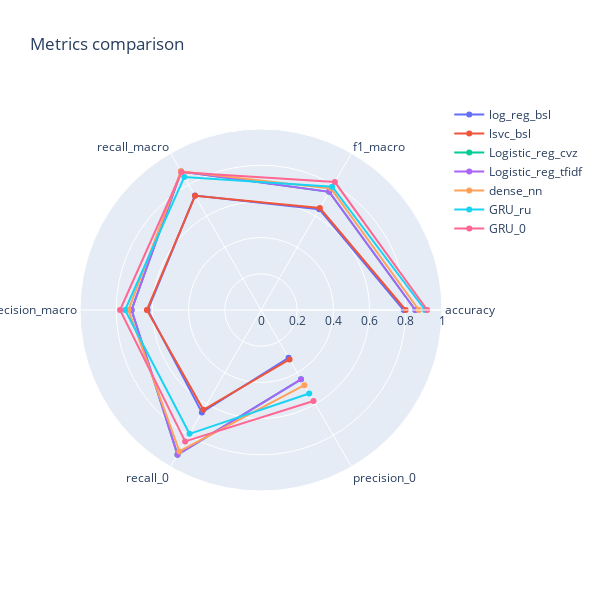

The notebook cell saved with this chart:
### Code cell
# radar chart of "log_reg_bsl", "lsvc_bsl","Logistic_reg_cvz", ...
# ... "Logistic_reg_tfidf", "dense_nn", "GRU_0","GRU_ru" models

# radar chart to compare the 7 models performance
df = data_short.iloc[:, :-2]
plot_radar_mult(df)

### Figure 1 — Plotly figure (JSON) as saved in the notebook; plotly's stock layout.template omitted (floating-point values rounded to 4 significant figures)
{"data": [{"name": "log_reg_bsl", "r": [0.7885, 0.6432, 0.7297, 0.6258, 0.6533, 0.3046], "theta": ["accuracy", "f1_macro", "recall_macro", "precision_macro", "recall_0", "precision_0"], "type": "scatterpolar"}, {"name": "lsvc_bsl", "r": [0.7993, 0.6503, 0.7287, 0.6305, 0.637, 0.3155], "theta": ["accuracy", "f1_macro", "recall_macro", "precision_macro", "recall_0", "precision_0"], "type": "scatterpolar"}, {"name": "Logistic_reg_cvz", "r": [0.8526, 0.7537, 0.8829, 0.7149, 0.9227, 0.442], "theta": ["accuracy", "f1_macro", "recall_macro", "precision_macro", "recall_0", "precision_0"], "type": "scatterpolar"}, {"name": "Logistic_reg_tfidf", "r": [0.8526, 0.7537, 0.8829, 0.7149, 0.9227, 0.442], "theta": ["accuracy", "f1_macro", "recall_macro", "precision_macro", "recall_0", "precision_0"], "type": "scatterpolar"}, {"name": "dense_nn", "r": [0.8722, 0.7745, 0.885, 0.7322, 0.9019, 0.4795], "theta": ["accuracy", "f1_macro", "recall_macro", "precision_macro", "recall_0", "precision_0"], "type": "scatterpolar"}, {"name": "GRU_ru", "r": [0.9066, 0.7867, 0.8483, 0.7512, 0.79, 0.5326], "theta": ["accuracy", "f1_macro", "recall_macro", "precision_macro", "recall_0", "precision_0"], "type": "scatterpolar"}, {"name": "GRU_0", "r": [0.9184, 0.8163, 0.8783, 0.7786, 0.8383, 0.5804], "theta": ["accuracy", "f1_macro", "recall_macro", "precision_macro", "recall_0", "precision_0"], "type": "scatterpolar"}], "layout": {"height": 600, "polar": {"radialaxis": {"range": [0, 1], "visible": true}}, "showlegend": true, "title": {"text": "Metrics comparison"}, "width": 600}}
